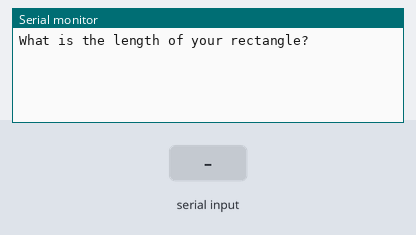
This sketch was run on a simulated Arduino Uno, built with avr-gcc and run on an emulated ATmega328P. Parts: the last lines printed to the serial monitor. Inputs (shaded band) come from the test bench.

Above: at 1.2 s.
1.3 s: "90,45\n" received over Serial
At 1.7 s:
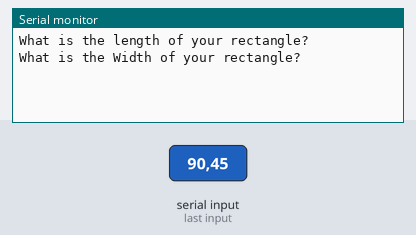
3.8 s: "30,150\n" received over Serial
At 5.3 s:
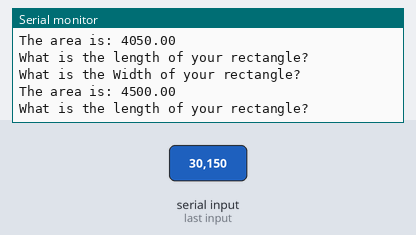

Measured:
- after the input at 1.3 s, the serial monitor: prints a new line at once (image 1)
- after the input at 3.8 s, the serial monitor: prints a new line after 1.0 s (image 2)

The sketch:

rectangle-area-calculator-code.ino
```cpp
String userArea;
float L;
float W;

void setup(){
  Serial.begin(9600); //starts the serial monitor
}
void loop(){
  Serial.println("What is the length of your rectangle?  "); //Prompt User for Input
  while(Serial.available()==0) {} // Wait for User to Input Data
  L = Serial.parseFloat();  //Read the data the user has input

  Serial.println("What is the Width of your rectangle?"); //Prompt User for Input
  while(Serial.available()==0) {} // Wait for User to Input Data
  W = Serial.parseFloat();  //Read the data the user has input

  userArea = Serial.readString();
    Serial.print("The area is: ");
    Serial.println(L*W);//prints the area
}
```
